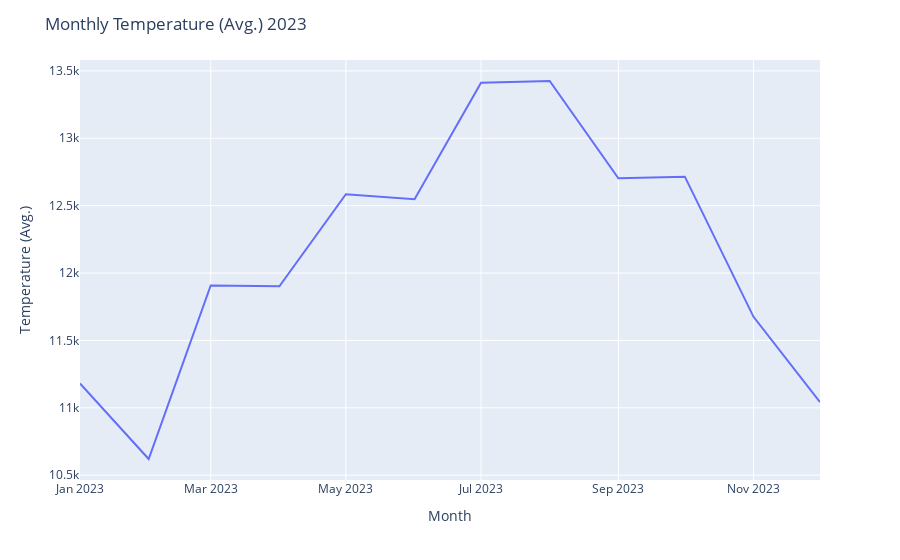

This figure's notebook cell:
### Markdown cell above
### Temperature (Avg.)

### Code cell
fig = px.line(slice_data_monthly, x=slice_data_monthly.index, y="Temperature (Avg.)")
fig.update_layout(
    yaxis_title="Temperature (Avg.)", 
    xaxis_title="Month",
    title="Monthly Temperature (Avg.) 2023"
)
fig.show()

### Figure 1 — Plotly figure (JSON) as saved in the notebook; plotly's stock layout.template omitted (floating-point values rounded to 4 significant figures)
{"data": [{"hovertemplate": "Date=%{x}<br>Temperature (Avg.)=%{y}<extra></extra>", "legendgroup": "", "line": {"color": "#636efa", "dash": "solid"}, "marker": {"symbol": "circle"}, "mode": "lines", "name": "", "orientation": "v", "showlegend": false, "type": "scatter", "x": ["2023-01-01T00:00:00", "2023-02-01T00:00:00", "2023-03-01T00:00:00", "2023-04-01T00:00:00", "2023-05-01T00:00:00", "2023-06-01T00:00:00", "2023-07-01T00:00:00", "2023-08-01T00:00:00", "2023-09-01T00:00:00", "2023-10-01T00:00:00", "2023-11-01T00:00:00", "2023-12-01T00:00:00"], "xaxis": "x", "y": [11180, 10620, 11910.0, 11900.0, 12585, 12550.0, 13410.0, 13425, 12700.0, 12715, 11675, 11040.0], "yaxis": "y"}], "layout": {"autosize": true, "legend": {"tracegroupgap": 0}, "margin": {"t": 60}, "title": {"text": "Monthly Temperature (Avg.) 2023"}, "xaxis": {"anchor": "y", "autorange": true, "domain": [0, 1], "range": ["2023-01-01", "2023-12-01"], "title": {"text": "Month"}, "type": "date"}, "yaxis": {"anchor": "x", "autorange": true, "domain": [0, 1], "range": [10460.0, 13580.0], "title": {"text": "Temperature (Avg.)"}, "type": "linear"}}}
